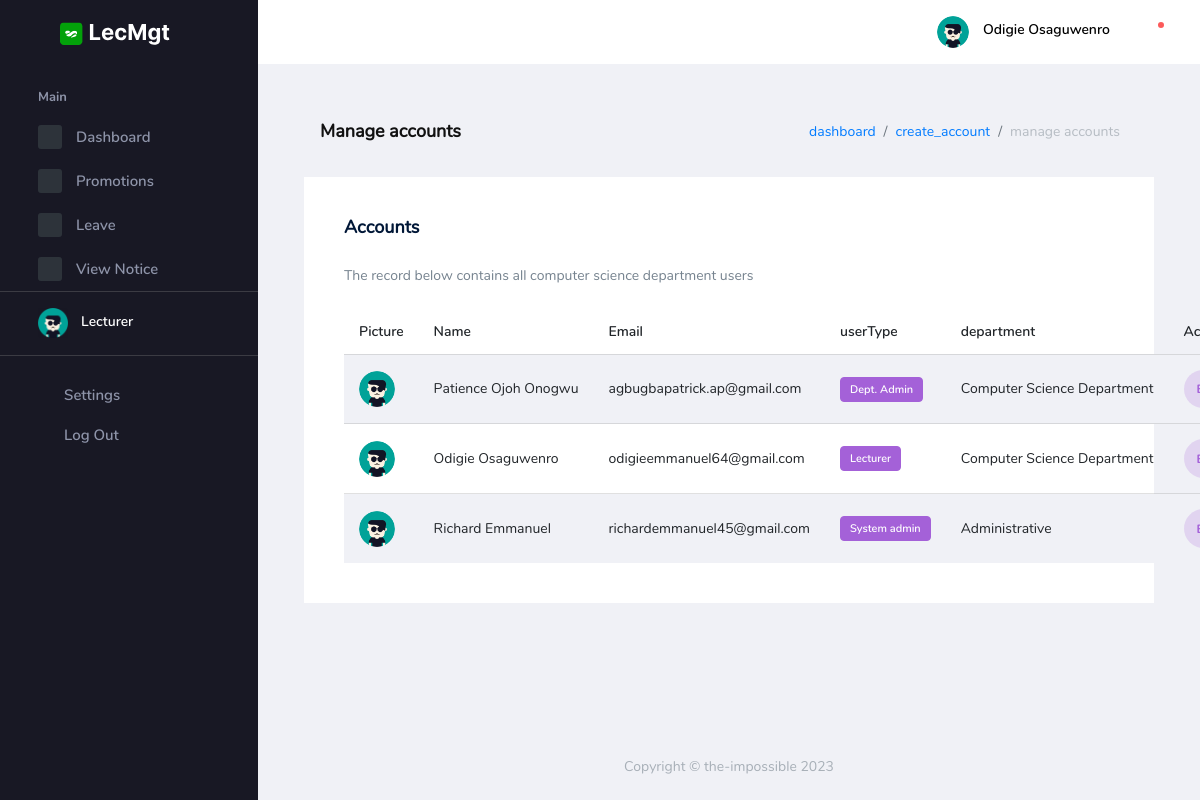
The app's page /auth/manage_accounts (signed in) with its own data.
### lecMgt_auth/models.py (models this page shows, shortened)
class User(AbstractBaseUser, PermissionsMixin):
    user_id = models.UUIDField(
        default=uuid.uuid4, primary_key=True, unique=True, editable=False)
    email = models.CharField(max_length=100, db_index=True,
                             unique=True, verbose_name='email address', blank=True)
    name = models.CharField(
        max_length=100, db_index=True, blank=True, null=True)
    pics = models.ImageField(
        default='img/user.png', upload_to='uploads/', null=True)
    department = models.ForeignKey(
        Department, on_delete=models.CASCADE, blank=True, null=True,)
    date_joined = models.DateTimeField(
        verbose_name='date_joined', auto_now_add=True)
    last_login = models.DateTimeField(
        verbose_name='last_login', auto_now=True, null=True)
    is_active = models.BooleanField(default=True)
    is_staff = models.BooleanField(default=False)
    is_dept = models.BooleanField(default=False)
    is_central = models.BooleanField(default=False)
    is_dean = models.BooleanField(default=False)
    is_hod = models.BooleanField(default=False)
    is_superuser = models.BooleanField(default=False)
    USERNAME_FIELD = 'email'
    REQUIRED_FIELDS = ['name',]
    objects = UserManager()
    class Meta:
        db_table = 'Users'
        verbose_name_plural = 'Users'

class Department(models.Model):
    dept_id = models.UUIDField(
        default=uuid.uuid4, primary_key=True, unique=True, editable=False)
    dept_title = models.CharField(max_length=50, unique=True)
    def __str__(self):
        return self.dept_title
    class Meta:
        db_table = 'Department'
        verbose_name_plural = 'Departments'

### lecMgt_auth/views.py (the view, shortened to what this page needs)
# urls.py: path('manage_accounts', ManageAccounts.as_view(), name="manage_accounts"),
class ManageAccounts(LoginRequiredMixin, ListView):
    template_name = 'backend/auth/manage_accounts.html'
    def get_queryset(self):
        return User.objects.all().order_by('-date_joined')

### Templates/backend/auth/manage_accounts.html (shortened to what this page needs)
{% extends 'base.html' %}
{% load crispy_forms_tags %}
{% load static %}
{% block head %}{% include 'partials/auth_head.html' %}{% endblock head %}
{% block body %}
    <div class="container-scroller">
    {% block nav %}{% include 'partials/auth_nav.html' %}{% endblock nav %}
      <div class="container-fluid page-body-wrapper">
        {% include 'partials/auth_sidebar.html' %}
        <div class="main-panel">
          <div class="content-wrapper">
            <div class="page-header">
              <h3 class="page-title"> Manage accounts </h3>
              <nav aria-label="breadcrumb">
                <ol class="breadcrumb">
                  <li class="breadcrumb-item"><a href="{% url 'auth:dashboard' %}">dashboard</a></li>
                  <li class="breadcrumb-item"><a href="{% url 'auth:create_account' %}">create_account</a></li>
                  <li class="breadcrumb-item active" aria-current="page">manage accounts</li>
                </ol>
              </nav>
            </div>
            <div class="row">
              <div class="col-lg-12 grid-margin stretch-card">
                <div class="card">
                  <div class="card-body">
                    <h4 class="card-title">Accounts</h4>
                    {% if request.user.is_staff %}
                    <p class="card-description"> The record below contains all system users</p>
                    {% else %}
                    <p class="card-description"> The record below contains all {{request.user.department|lower}} users</p>
                    {% endif %}
                    <table class="table table-striped table-hover">
                      <thead>
                        <tr>
                          <th> Picture </th>
                          <th> Name </th>
                          <th> Email </th>
                          <th> userType </th>
                          <th> department </th>
                          <th> Action </th>
                        </tr>
                      </thead>
                      <tbody>
                        {% for object in object_list %}
                        <tr>
                          <td class="py-1">
                            <a href="{% url 'auth:edit_account' object.pk %}">
                              <img src="{{ object.pics.url }}" width="60" alt="image" />
                            </a>
                          </td>
                          <td> {{ object.name}} </td>
                          <td> {{ object.email}} </td>
                          <td>
                            <label class="badge badge-info">
                            {% include 'partials/user_type.html' %}
                            </label>
                          </td>
                          <td> {{ object.department}} </td>
                          <td>
                            {% if request.user.is_staff %}
                            <button type="button" class="btn btn-inverse-danger btn-rounded btn-icon" data-toggle="modal" data-target="#deleteModal{{forloop.counter}}">
                              <i class="mdi mdi-delete-forever"></i>
                            </button>
                            <div class="modal fade" id="deleteModal{{forloop.counter}}" style="display: none;" aria-hidden="true">
                              <div class="modal-dialog" id="uploadDialog" role="document">
                                <div class="modal-content">
                                  <div class="modal-header">
                                    <h5 class="modal-title">delete {% include 'partials/user_type.html' %} ?
                                    </h5>
                                    <button type="button" class="close btn btn-secondary" data-dismiss="modal"><span>×</span>
                                    </button>
                                  </div>
                                  <form method="post" action="{% url 'auth:delete_account' object.pk %}">
                                    <div class="modal-body">
                                      <p>Are you sure you want to delete {{object.name}} account?</p>
                                      {% csrf_token %}
                                    </div>
                                    <div class="modal-footer">
                                      <button class="btn btn-secondary" type="button" data-dismiss="modal">Cancel</button>
                                      <button type="submit" class="btn btn-success text-white">Delete Account</button>
                                    </div>
                                  </form>
                                </div>
                              </div>
                            </div>
                            {% else %}
                            <a href="" class="btn btn-inverse-info btn-rounded text-center">Edit</a>
                          {% endif %}
                          </td>
                        </tr>
                        {% endfor %}
                      </tbody>
                    </table>
                  </div>
                </div>
              </div>
            </div>
          </div>
          {% block footer %}{% include 'partials/auth_footer.html' %}{% endblock footer %}
        </div>
      </div>
    </div>
  {% endblock %}

### Templates/partials/auth_nav.html (shortened to what this page needs)
{% load static %}
<nav class="navbar default-layout-navbar col-lg-12 col-12 p-0 fixed-top d-flex flex-row">
    <div class="text-center navbar-brand-wrapper d-flex align-items-center justify-content-center">
      <a class="navbar-brand brand-logo" href="{% url 'basic:home' %}"><img src="{% static 'auth/assets/images/logo.svg' %}" alt="logo" /></a>
    </div>
    <div class="navbar-menu-wrapper d-flex align-items-stretch">
      <button class="navbar-toggler navbar-toggler align-self-center" type="button" data-toggle="minimize">
        <span class="mdi mdi-menu"></span>
      </button>
      <ul class="navbar-nav navbar-nav-right">
        <li class="nav-item nav-profile dropdown">
          <a class="nav-link dropdown-toggle" id="profileDropdown" href="#" data-toggle="dropdown" aria-expanded="false">
            <div class="nav-profile-img">
              <img src="{{ request.user.pics.url }}" alt="image">
            </div>
            <div class="nav-profile-text">
              <p class="mb-1 text-black">{{request.user.name}}</p>
            </div>
          </a>
        </li>
        <li class="nav-item dropdown">
          <a class="nav-link count-indicator dropdown-toggle" id="notificationDropdown" href="#" data-toggle="dropdown">
            <i class="mdi mdi-bell-outline"></i>
            <span class="count-symbol bg-danger"></span>
          </a>
        </li>
      </ul>
    </div>
  </nav>

### Templates/partials/auth_sidebar.html (shortened to what this page needs)
{% load static %}
<nav class="sidebar sidebar-offcanvas" id="sidebar">
  <ul class="nav">
    <li class="nav-item nav-category">Main</li>
    <li class="nav-item">
      <a class="nav-link" href="{% url 'auth:dashboard' %}">
        <span class="icon-bg"><i class="mdi mdi-cube menu-icon"></i></span>
        <span class="menu-title">Dashboard</span>
      </a>
    </li>
    {% if request.user.is_staff %}
    <li class="nav-item">
      <a class="nav-link" data-toggle="collapse" href="#ui-basic" aria-expanded="false" aria-controls="ui-basic">
        <span class="icon-bg"><i class="mdi mdi-crosshairs-gps menu-icon"></i></span>
        <span class="menu-title">Accounts</span>
        <i class="menu-arrow"></i>
      </a>
      <div class="collapse" id="ui-basic">
        <ul class="nav flex-column sub-menu">
          <li class="nav-item"> <a class="nav-link" href="{% url 'auth:create_account' %}">Create Account</a></li>
          <li class="nav-item"> <a class="nav-link" href="{% url 'auth:manage_accounts' %}">Manage Accounts</a></li>
        </ul>
      </div>
    </li>
    <li class="nav-item">
      <a class="nav-link" href="pages/icons/mdi.html">
        <span class="icon-bg"><i class="mdi mdi-chart-bar menu-icon"></i></span>
        <span class="menu-title">Manage Promotions</span>
      </a>
    </li>
    {% else %}
    <li class="nav-item">
      <a class="nav-link" data-toggle="collapse" href="#ui-promotion" aria-expanded="false" aria-controls="ui-promotion">
        <span class="icon-bg"><i class="mdi mdi-contacts menu-icon"></i></span>
        <span class="menu-title">Promotions</span>
        <i class="menu-arrow"></i>
      </a>
    </li>
    <li class="nav-item">
      <a class="nav-link" data-toggle="collapse" href="#ui-leave" aria-expanded="false" aria-controls="ui-leave">
        <span class="icon-bg"><i class="mdi mdi-format-list-bulleted menu-icon"></i></span>
        <span class="menu-title">Leave</span>
        <i class="menu-arrow"></i>
      </a>
    </li>
    <li class="nav-item">
      <a class="nav-link" href="{% url 'auth:manage_notice' %}">
        <span class="icon-bg"><i class="mdi mdi-chart-bar menu-icon"></i></span>
        <span class="menu-title">View Notice</span>
      </a>
    </li>
    {% endif %}
    <li class="nav-item sidebar-user-actions">
      <div class="user-details">
        <div class="d-flex justify-content-between align-items-center">
          <div>
            <div class="d-flex align-items-center">
              <div class="sidebar-profile-img">
                <img src="{{ request.user.pics.url }}" width="30" alt="image">
              </div>
              <div class="sidebar-profile-text">
                <p class="mb-1">
                  {% if request.user.is_staff %}
                    System admin
                  {% elif request.user.is_central %}
                    Central admin
                    {% elif request.user.is_dean %}
                    Dean office
                    {% elif request.user.is_hod %}
                    HOD office
                    {% elif request.user.is_dept %}
                    Dept. Admin
                    {% else %}
                    Lecturer
                  {% endif %}
                </p>
              </div>
            </div>
          </div>
        </div>
      </div>
    </li>
    <li class="nav-item sidebar-user-actions">
      <div class="sidebar-user-menu">
        <a href="#" class="nav-link"><i class="mdi mdi-settings menu-icon"></i>
          <span class="menu-title">Settings</span>
        </a>
      </div>
    </li>
    <li class="nav-item sidebar-user-actions">
      <div class="sidebar-user-menu">
        <a data-toggle="modal" data-target="#basicModal" style="cursor: pointer;" class="nav-link"><i class="mdi mdi-logout menu-icon"></i>
          <span class="menu-title">Log Out</span></a>
      </div>
    </li>
  </ul>
</nav>

### Templates/partials/user_type.html
{% if object.is_staff %}
    System admin
{% elif object.is_central %}
    Central admin
    {% elif object.is_dean %}
    Dean office
    {% elif object.is_hod %}
    HOD office
    {% elif object.is_dept %}
    Dept. Admin
    {% else %}
    Lecturer
{% endif %}

### records on screen
User: user.pics (placeholder picture), user.name "Odigie Osaguwenro", user.department "computer science department", pics (placeholder picture), name "Odigie Osaguwenro", email "odigieemmanuel64@gmail.com", is_staff "Lecturer", department "Computer Science Department"
User: pics (placeholder picture), name "Patience Ojoh Onogwu", email "agbugbapatrick.ap@gmail.com", is_staff "Dept. Admin", department "Computer Science Department"
User: pics (placeholder picture), name "Richard Emmanuel", email "richardemmanuel45@gmail.com", is_staff "System admin", department "Administrative"
